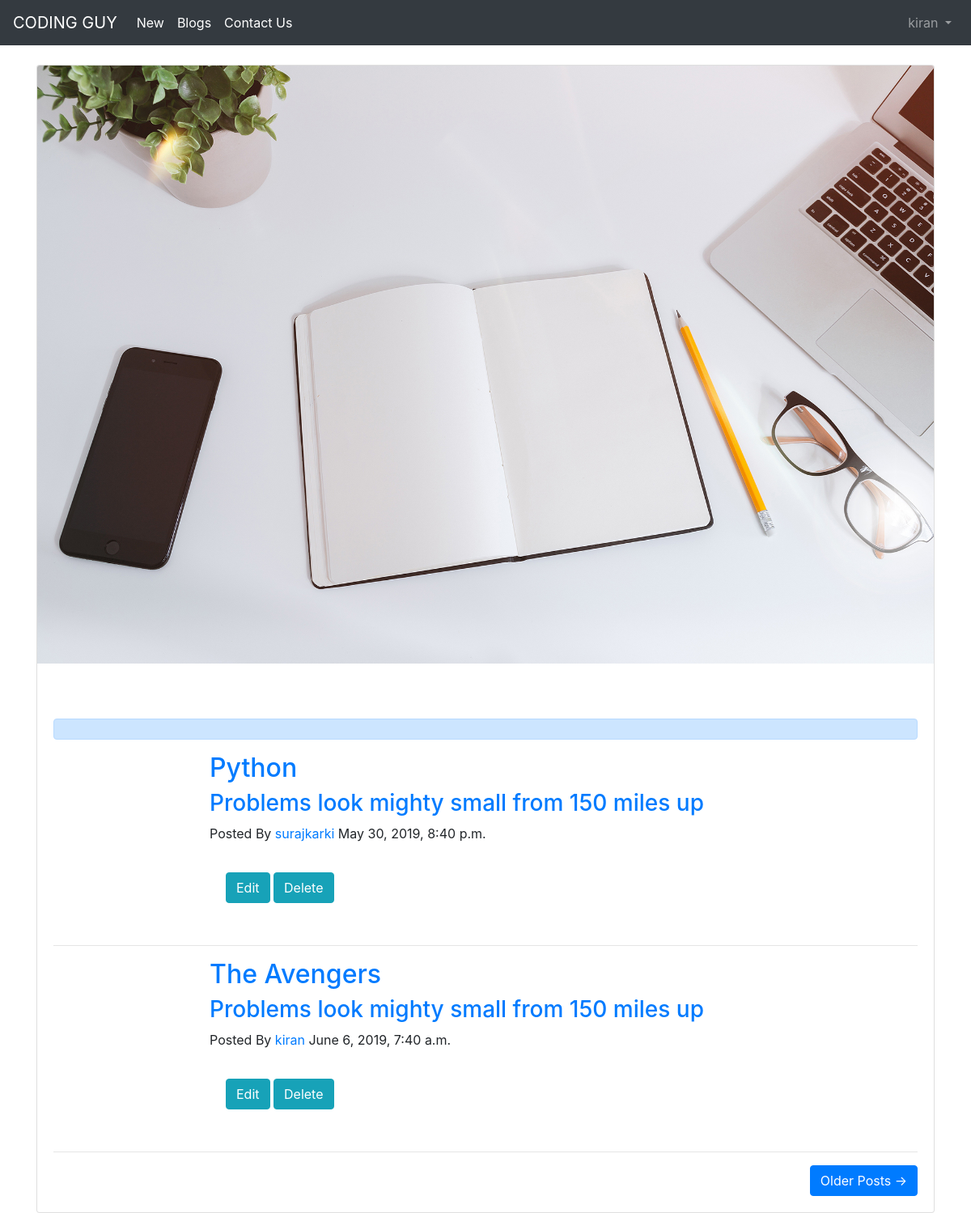
The page /articles/ (signed in) on the database its author committed.
### users/models.py (models this page shows)
class CustomUser(AbstractUser):                # Class for custom user.
    age = models.PositiveIntegerField(null=True, blank=True)

### articles/models.py (models this page shows, shortened)
class Article(models.Model):
   title = models.CharField(max_length=255)
   body = models.TextField()
   date = models.DateTimeField(auto_now_add=True)
   author = models.ForeignKey(
     get_user_model(),
     on_delete=models.CASCADE,
    )

### articles/views.py (the view)
# urls.py: path('', ArticleListView.as_view(), name='article_list'),
class ArticleListView(LoginRequiredMixin,ListView):
      model = Article
      template_name = 'articles/article_list.html'
      login_url = 'login'

### articles/templates/articles/article_list.html (shortened to what this page needs)
{% extends 'users/base.html' %}
{% load static %}
{% block content %}
<div class="card">
    <img class="card-img-top" src="{% static 'users/images/home-bg.jpg' %}" alt="Card image cap">
    <div class="card-body">
    <br><br><div class="alert alert-primary" role="alert">
    </div>
    {% for article in object_list %}
        <div class="container">
            <div class="row">
                <div class="col-lg-8 col-md-10 mx-auto">
                    <div class="post-preview">
                        <a href="{% url 'article_detail' article.pk %}">
                            <h2 class="post-title">
                            {{ article.title }}
                            </h2>
                            <h3 class="post-subtitle">
                            Problems look mighty small from 150 miles up
                            </h3>
                        </a>
                        <p class="post-meta">Posted By
                            <a href="#">{{ article.author }}</a>
                        {{ article.date }}</p>
                        <div class="card-body">
                            <a href="{% url 'article_edit' article.pk %}" class="btn btn-info" role="button">Edit</a>
                            <a href="{% url 'article_delete' article.pk %}" class="btn btn-info" role="button">Delete</a></p>
                        </div>
                    </div>
                </div>
            </div>
        </div>
        <hr>
    {% endfor %}
    <div class="clearfix">
        <a class="btn btn-primary float-right" href="#">Older Posts &rarr;</a>
    </div>
</div>
</div>
</div>
{% endblock content %}

### users/templates/users/base.html (shortened to what this page needs)
<!doctype html>
{% load static %}
<html lang="en">
	<head>
		<link rel="stylesheet"
			href="https://stackpath.bootstrapcdn.com/bootstrap/4.1.3/css/\
			bootstrap.min.css"
			integrity="sha384-MCw98/SFnGE8fJT3GXwEOngsV7Zt27NXFoaoApmYm81i\
			uXoPkFOJwJ8ERdknLPMO"
>
	</head>
	<body>
		<nav class="navbar navbar-expand-md navbar-dark bg-dark mb-4">
			<a class="navbar-brand" href="{% url 'home' %}">CODING GUY</a>
			<div class="collapse navbar-collapse" id="navbarCollapse">
				{% if user.is_authenticated %}
					<div class="collapse navbar-collapse" id="navbarNav">
						<ul class="navbar-nav">
							<li class="nav-item active">
								<a class="nav-link" href="{% url 'article_new' %}">New <span class="sr-only">(current)</span></a>
							</li>
						</ul>
						<ul class="navbar-nav">
							<li class="nav-item active">
								<a class="nav-link" href="{% url 'article_list' %}">Blogs<span class="sr-only">(current)</span></a>
							</li>
						</ul>
						<ul class="navbar-nav">
							<li class="nav-item active">
								<a class="nav-link" href="/users/contact">Contact Us <span class="sr-only">(current)</span></a>
							</li>
						</ul>
						<ul class="navbar-nav ml-auto">
							<li class="nav-item">
								<a class="nav-link dropdown-toggle" href="#" id="userMenu"
									data-toggle="dropdown" aria-haspopup="true"
									aria-expanded="false">
									{{ user.username }}
								</a>
							</li>
						</ul>
					{% endif %}
				</div>
			</div>
		</nav>
		<div class="container">
			{% block content %}
			{% endblock content %}
	</body>
</html>

### rows shown on the page
CustomUser: username "kiran"
Article: title "Python", author "surajkarki", date "May 30, 2019, 8:40 p.m."
Article: title "The Avengers", author "kiran", date "June 6, 2019, 7:40 a.m."
